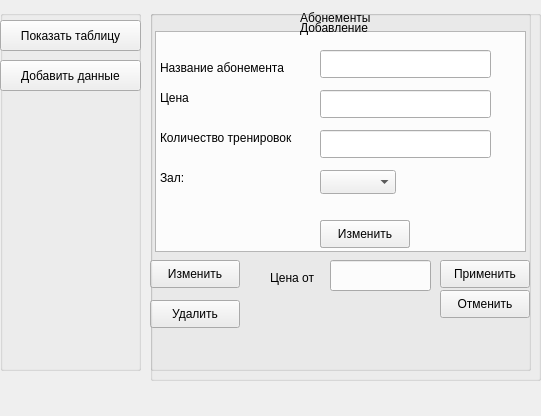
<?xml version="1.0" encoding="UTF-8"?>
<ui version="4.0">
 <class>MainWindow</class>
 <widget class="QMainWindow" name="MainWindow">
  <property name="geometry">
   <rect>
    <x>0</x>
    <y>0</y>
    <width>541</width>
    <height>416</height>
   </rect>
  </property>
  <property name="windowTitle">
   <string>Приложение</string>
  </property>
  <widget class="QWidget" name="centralwidget">
   <property name="enabled">
    <bool>true</bool>
   </property>
   <widget class="QGroupBox" name="Menu">
    <property name="geometry">
     <rect>
      <x>0</x>
      <y>10</y>
      <width>141</width>
      <height>361</height>
     </rect>
    </property>
    <property name="title">
     <string/>
    </property>
    <widget class="QPushButton" name="tableButton">
     <property name="geometry">
      <rect>
       <x>0</x>
       <y>10</y>
       <width>141</width>
       <height>31</height>
      </rect>
     </property>
     <property name="text">
      <string>Показать таблицу</string>
     </property>
    </widget>
    <widget class="QPushButton" name="formButton">
     <property name="geometry">
      <rect>
       <x>0</x>
       <y>50</y>
       <width>141</width>
       <height>31</height>
      </rect>
     </property>
     <property name="text">
      <string>Добавить данные</string>
     </property>
    </widget>
   </widget>
   <widget class="QGroupBox" name="tableArea">
    <property name="enabled">
     <bool>true</bool>
    </property>
    <property name="geometry">
     <rect>
      <x>150</x>
      <y>10</y>
      <width>381</width>
      <height>361</height>
     </rect>
    </property>
    <property name="title">
     <string/>
    </property>
    <widget class="QTableView" name="tableView">
     <property name="geometry">
      <rect>
       <x>5</x>
       <y>21</y>
       <width>371</width>
       <height>221</height>
      </rect>
     </property>
    </widget>
    <widget class="QPushButton" name="updateFormButton">
     <property name="geometry">
      <rect>
       <x>0</x>
       <y>250</y>
       <width>90</width>
       <height>28</height>
      </rect>
     </property>
     <property name="text">
      <string>Изменить</string>
     </property>
    </widget>
    <widget class="QPushButton" name="deleteButton">
     <property name="geometry">
      <rect>
       <x>0</x>
       <y>290</y>
       <width>90</width>
       <height>28</height>
      </rect>
     </property>
     <property name="text">
      <string>Удалить</string>
     </property>
    </widget>
    <widget class="QLineEdit" name="lineEdit">
     <property name="geometry">
      <rect>
       <x>180</x>
       <y>250</y>
       <width>101</width>
       <height>31</height>
      </rect>
     </property>
    </widget>
    <widget class="QPushButton" name="filterApplyButton">
     <property name="geometry">
      <rect>
       <x>290</x>
       <y>250</y>
       <width>90</width>
       <height>28</height>
      </rect>
     </property>
     <property name="text">
      <string>Применить</string>
     </property>
    </widget>
    <widget class="QPushButton" name="filterCancelButton">
     <property name="geometry">
      <rect>
       <x>290</x>
       <y>280</y>
       <width>90</width>
       <height>28</height>
      </rect>
     </property>
     <property name="text">
      <string>Отменить</string>
     </property>
    </widget>
    <widget class="QLabel" name="filterLabel">
     <property name="geometry">
      <rect>
       <x>120</x>
       <y>260</y>
       <width>58</width>
       <height>16</height>
      </rect>
     </property>
     <property name="text">
      <string>Цена от</string>
     </property>
    </widget>
    <widget class="QLabel" name="label_2">
     <property name="geometry">
      <rect>
       <x>150</x>
       <y>0</y>
       <width>91</width>
       <height>16</height>
      </rect>
     </property>
     <property name="text">
      <string>Абонементы</string>
     </property>
    </widget>
   </widget>
   <widget class="QGroupBox" name="addArea">
    <property name="enabled">
     <bool>true</bool>
    </property>
    <property name="geometry">
     <rect>
      <x>150</x>
      <y>10</y>
      <width>391</width>
      <height>371</height>
     </rect>
    </property>
    <property name="title">
     <string/>
    </property>
    <widget class="QLabel" name="label1">
     <property name="geometry">
      <rect>
       <x>150</x>
       <y>10</y>
       <width>91</width>
       <height>16</height>
      </rect>
     </property>
     <property name="text">
      <string>Добавление</string>
     </property>
    </widget>
    <widget class="QLabel" name="label1_2">
     <property name="geometry">
      <rect>
       <x>10</x>
       <y>50</y>
       <width>151</width>
       <height>16</height>
      </rect>
     </property>
     <property name="text">
      <string>Название абонемента</string>
     </property>
    </widget>
    <widget class="QLineEdit" name="nameEdit">
     <property name="geometry">
      <rect>
       <x>170</x>
       <y>40</y>
       <width>171</width>
       <height>28</height>
      </rect>
     </property>
    </widget>
    <widget class="QLabel" name="label1_3">
     <property name="geometry">
      <rect>
       <x>10</x>
       <y>80</y>
       <width>151</width>
       <height>16</height>
      </rect>
     </property>
     <property name="text">
      <string>Цена</string>
     </property>
    </widget>
    <widget class="QLineEdit" name="costEdit">
     <property name="geometry">
      <rect>
       <x>170</x>
       <y>80</y>
       <width>171</width>
       <height>28</height>
      </rect>
     </property>
    </widget>
    <widget class="QLabel" name="label1_4">
     <property name="geometry">
      <rect>
       <x>10</x>
       <y>120</y>
       <width>151</width>
       <height>16</height>
      </rect>
     </property>
     <property name="text">
      <string>Количество тренировок</string>
     </property>
    </widget>
    <widget class="QLineEdit" name="trainingsInput">
     <property name="geometry">
      <rect>
       <x>170</x>
       <y>120</y>
       <width>171</width>
       <height>28</height>
      </rect>
     </property>
    </widget>
    <widget class="QPushButton" name="addButton">
     <property name="geometry">
      <rect>
       <x>170</x>
       <y>210</y>
       <width>90</width>
       <height>28</height>
      </rect>
     </property>
     <property name="text">
      <string>Добавить</string>
     </property>
    </widget>
    <widget class="QComboBox" name="comboBox">
     <property name="geometry">
      <rect>
       <x>170</x>
       <y>160</y>
       <width>76</width>
       <height>24</height>
      </rect>
     </property>
    </widget>
    <widget class="QLabel" name="label">
     <property name="geometry">
      <rect>
       <x>10</x>
       <y>160</y>
       <width>58</width>
       <height>16</height>
      </rect>
     </property>
     <property name="text">
      <string>Зал:</string>
     </property>
    </widget>
    <widget class="QPushButton" name="updateButton">
     <property name="geometry">
      <rect>
       <x>170</x>
       <y>210</y>
       <width>90</width>
       <height>28</height>
      </rect>
     </property>
     <property name="text">
      <string>Изменить</string>
     </property>
    </widget>
   </widget>
   <widget class="QLabel" name="errorLabel">
    <property name="geometry">
     <rect>
      <x>230</x>
      <y>380</y>
      <width>58</width>
      <height>16</height>
     </rect>
    </property>
    <property name="text">
     <string/>
    </property>
   </widget>
  </widget>
 </widget>
 <resources/>
 <connections/>
</ui>
